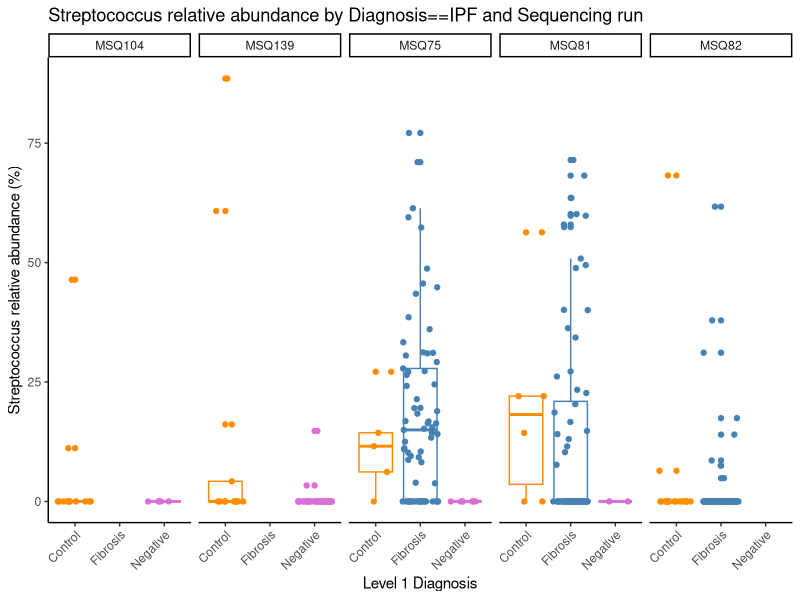
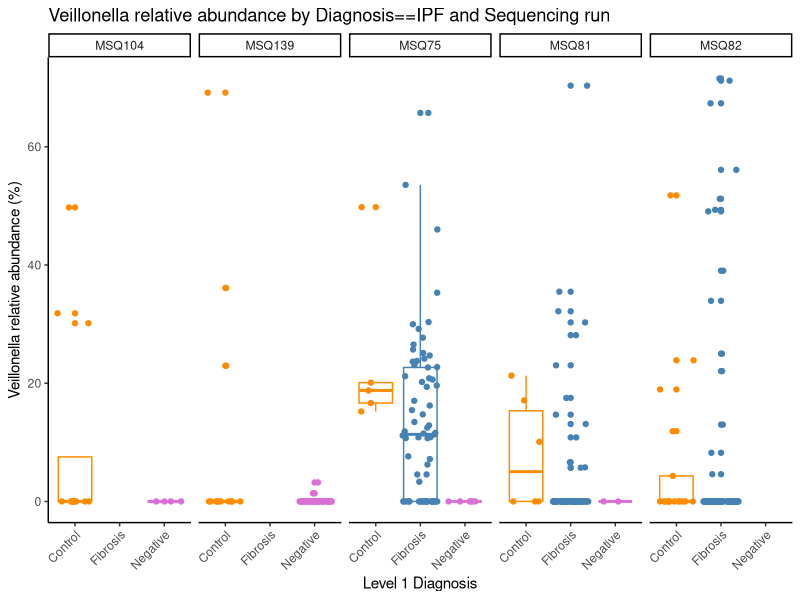
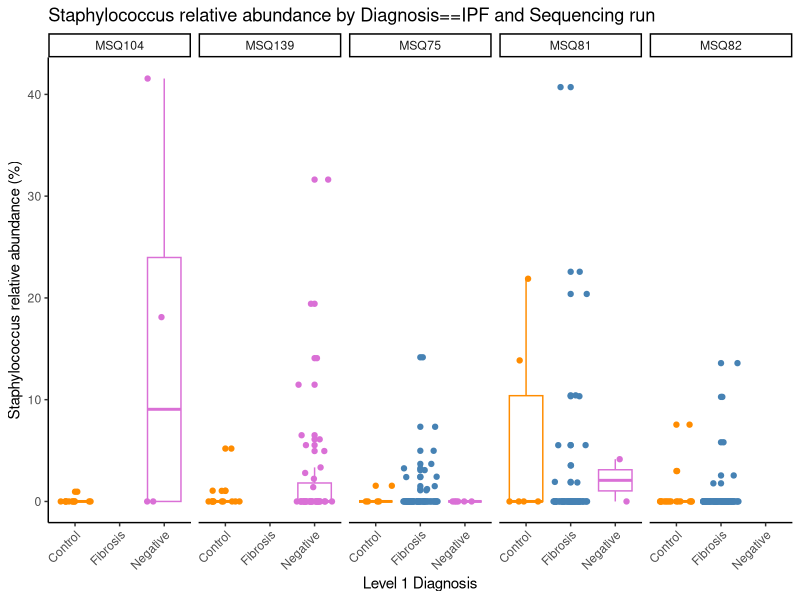
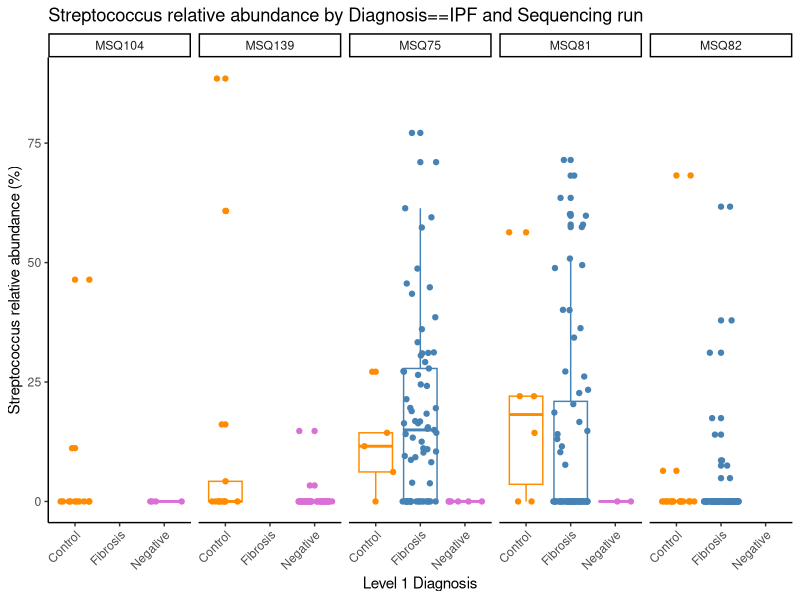
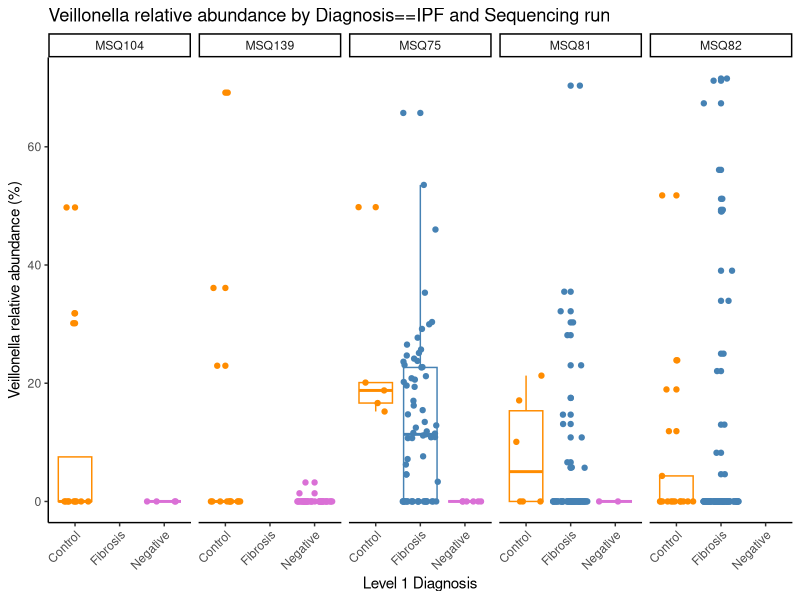
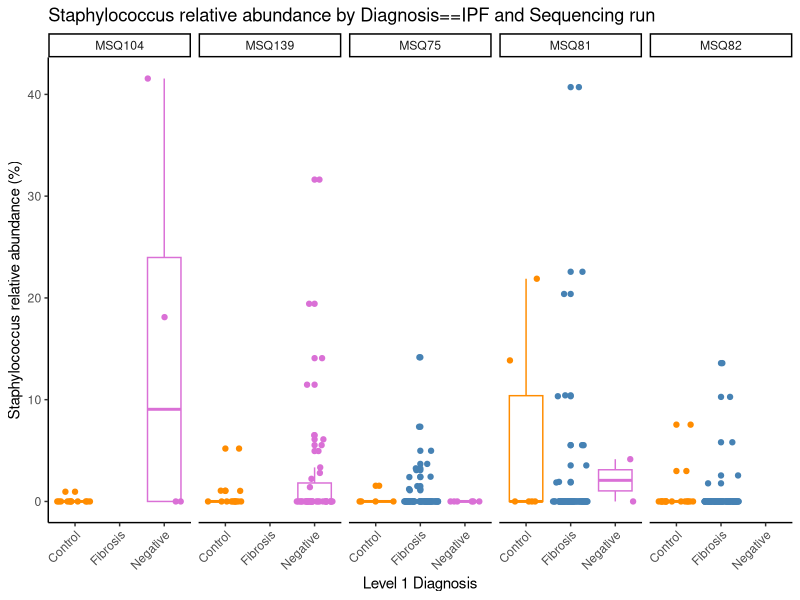

The R script that drew these images, in order:
setwd("~/GitHub/Imperial-Molyneaux/IPF-progressive/Diagnosis-IPF/Genus/")

library(tidyverse)
library(ggplot2)
library(dplyr)

data <- read_csv("Genus-normalised.csv")

abund_table <- data %>%
  select(5:ncol(data))
rowSums(abund_table)
abund_table <- abund_table/rowSums(abund_table)*100

meta_table <- data %>%
  select(`sample-id`:Diagnosis)
meta_table$Level1 <- gsub("Controls", "Control", meta_table$Level1)

##### STREPTOCOCCUS ######
Streptococcus <- abund_table %>% select(Streptococcus)

df <- cbind(meta_table, Streptococcus)
df$Level1 <- as.factor(df$Level1)

ggplot(df, aes(x = Level1, y = Streptococcus)) + 
  facet_grid(.~`Sequencing run`)+
  geom_boxplot(aes(fill = Level1, colour = Level1)) + 
  geom_point(position = "jitter", aes(fill = Level1, colour = Level1)) +
  scale_colour_manual(values=c("darkorange","steelblue", "orchid")) + 
  scale_fill_manual(values=c("white", "white","white", "white")) +
  theme_classic() + 
  labs(title="Streptococcus relative abundance by Diagnosis==IPF and Sequencing run",
       y = "Streptococcus relative abundance (%)",
       x = "Level 1 Diagnosis") +
  theme(axis.text.x = element_text(angle = 45, hjust=1),
        legend.position = "none")

ggsave("Streptococcus- IPF vs HC by MSQrun.pdf",
       width=300,
       height=200,
       units = c("mm"), dpi=400)

IPF <- df %>% filter(Level1 == "Fibrosis")
IPF_mean <- mean(IPF$Streptococcus)

HC <- df %>% filter(Level1 == "Control")
HC_mean <- mean(HC$Streptococcus)

wilcox.test(IPF$Streptococcus, HC$Streptococcus) #0.337

##### VEILONELLA ######
Veillonella <- abund_table %>% select(Veillonella)

df <- cbind(meta_table, Veillonella)
df$Level1 <- as.factor(df$Level1)

ggplot(df, aes(x = Level1, y = Veillonella)) + 
  facet_grid(.~`Sequencing run`)+
  geom_boxplot(aes(fill = Level1, colour = Level1)) + 
  geom_point(position = "jitter", aes(fill = Level1, colour = Level1)) +
  scale_colour_manual(values=c("darkorange","steelblue", "orchid")) + 
  scale_fill_manual(values=c("white", "white","white", "white")) +
  theme_classic() + 
  labs(title="Veillonella relative abundance by Diagnosis==IPF and Sequencing run",
       y = "Veillonella relative abundance (%)",
       x = "Level 1 Diagnosis") +
  theme(axis.text.x = element_text(angle = 45, hjust=1),
        legend.position = "none")

ggsave("Veillonella- IPF vs HC by MSQrun.pdf",
       width=300,
       height=200,
       units = c("mm"), dpi=400)

IPF <- df %>% filter(Level1 == "Fibrosis")
IPF_mean <- mean(IPF$Veillonella)

HC <- df %>% filter(Level1 == "Control")
HC_mean <- mean(HC$Veillonella)

wilcox.test(IPF$Veillonella, HC$Veillonella) #0.44

#### STAPHYLOCOCCUS ####
Staphylococcus <- abund_table %>% select(Staphylococcus)

df <- cbind(meta_table, Staphylococcus)
df$Level1 <- as.factor(df$Level1)

ggplot(df, aes(x = Level1, y = Staphylococcus)) + 
  facet_grid(.~`Sequencing run`)+
  geom_boxplot(aes(fill = Level1, colour = Level1)) + 
  geom_point(position = "jitter", aes(fill = Level1, colour = Level1)) +
  scale_colour_manual(values=c("darkorange","steelblue", "orchid")) + 
  scale_fill_manual(values=c("white", "white","white", "white")) +
  theme_classic() + 
  labs(title="Staphylococcus relative abundance by Diagnosis==IPF and Sequencing run",
       y = "Staphylococcus relative abundance (%)",
       x = "Level 1 Diagnosis") +
  theme(axis.text.x = element_text(angle = 45, hjust=1),
        legend.position = "none")

ggsave("Staphylococcus- IPF vs HC by MSQrun.pdf",
       width=300,
       height=200,
       units = c("mm"), dpi=400)

IPF <- df %>% filter(Level1 == "Fibrosis")
IPF_mean <- mean(IPF$Staphylococcus)

HC <- df %>% filter(Level1 == "Control")
HC_mean <- mean(HC$Staphylococcus)

wilcox.test(IPF$Staphylococcus, HC$Staphylococcus) #0.299
